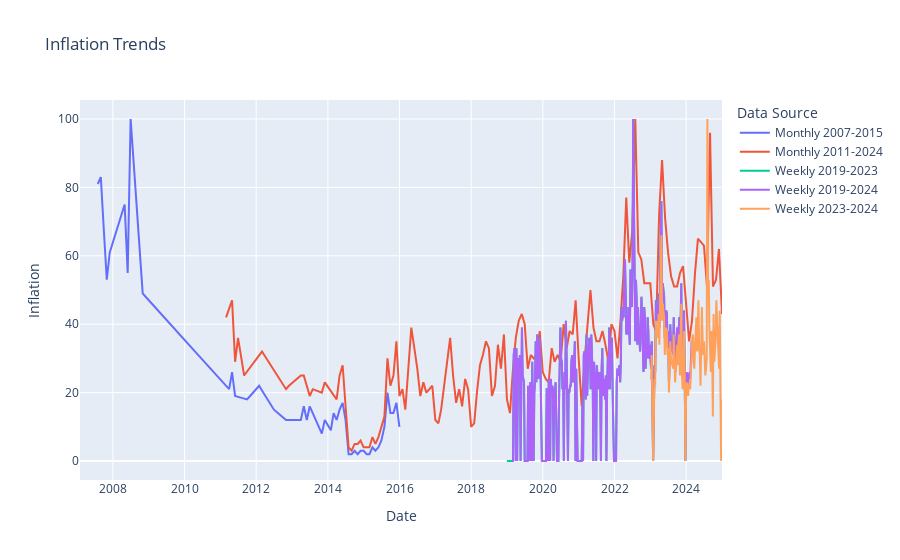

Notebook code for this chart:
### Code cell
fig = go.Figure()
fig.add_trace(go.Scatter(x=gt_m_2007_2015.index, y=gt_m_2007_2015['Inflación'], mode='lines', name='Monthly 2007-2015'))
fig.add_trace(go.Scatter(x=gt_m_2011_2024.index, y=gt_m_2011_2024['Inflación'], mode='lines', name='Monthly 2011-2024'))
fig.add_trace(go.Scatter(x=gt_w_2019_2023.index, y=gt_w_2019_2023['Inflación'], mode='lines', name='Weekly 2019-2023'))
fig.add_trace(go.Scatter(x=gt_w_2019_2024.index, y=gt_w_2019_2024['Inflación'], mode='lines', name='Weekly 2019-2024'))
fig.add_trace(go.Scatter(x=gt_w_2023_2024.index, y=gt_w_2023_2024['Inflación'], mode='lines', name='Weekly 2023-2024'))

fig.update_layout(
    title='Inflation Trends',
    xaxis_title='Date',
    yaxis_title='Inflation',
    legend_title='Data Source'
)
fig.show()
